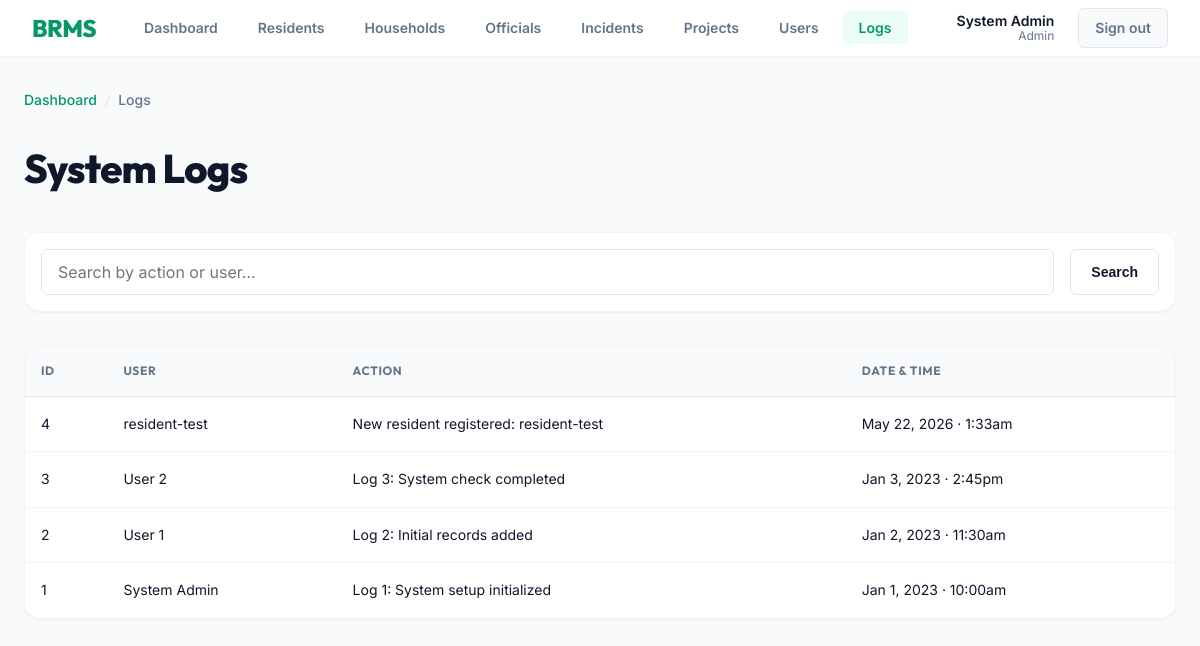
Screenshot of /logs/index.php (signed in) with the database file from the repository.
### tables this page shows
CREATE TABLE `tbl_logs` (
  `log_id` int(11) NOT NULL,
  `user_id` int(11) DEFAULT NULL,
  `action` varchar(255) DEFAULT NULL,
  `date_time` datetime DEFAULT NULL
);

CREATE TABLE `tbl_users` (
  `user_id` int(11) NOT NULL,
  `full_name` varchar(100) DEFAULT NULL,
  `role` varchar(20) DEFAULT NULL,
  `username` varchar(50) DEFAULT NULL,
  `password` varchar(100) DEFAULT NULL,
  `email` varchar(100) DEFAULT NULL
);

### logs/index.php (the view, shortened to what this page needs)
<?php
include '../db.php';
$search = isset($_GET['search']) ? $_GET['search'] : '';
$query = "SELECT l.log_id, u.full_name, l.action, l.date_time
          FROM tbl_logs l
          JOIN tbl_users u ON l.user_id = u.user_id
          WHERE l.action LIKE '%$search%' OR u.full_name LIKE '%$search%'
          ORDER BY l.date_time DESC";
$result = mysqli_query($conn, $query);
?>
<!DOCTYPE html>
<html lang="en">
<head>
    <link rel="stylesheet" href="../style.css">
</head>
<body>
    <?php include '../navbar.php'; ?>
    <div class="page-shell page-content">
        <div class="breadcrumb-bar">
            <a href="../index.php">Dashboard</a>
            <span class="sep">/</span>
            <span>Logs</span>
        </div>
        <div class="page-header">
            <h1>System Logs</h1>
        </div>
        <form method="GET" class="filter-bar" id="logs-filter">
            <input type="text" name="search" class="form-control search-input" placeholder="Search by action or user…" value="<?php echo $search; ?>" id="logs-search">
            <button type="submit" class="btn-secondary">Search</button>
        </form>
        <table class="data-table" id="logs-table">
            <thead>
                <tr>
                    <th>ID</th>
                    <th>User</th>
                    <th>Action</th>
                    <th>Date &amp; Time</th>
                </tr>
            </thead>
            <tbody>
                <?php if (mysqli_num_rows($result) > 0): ?>
                <?php while ($row = mysqli_fetch_assoc($result)): ?>
                <tr>
                    <td><?php echo $row['log_id']; ?></td>
                    <td><?php echo $row['full_name']; ?></td>
                    <td><?php echo $row['action']; ?></td>
                    <td><?php echo date('M j, Y · g:ia', strtotime($row['date_time'])); ?></td>
                </tr>
                <?php endwhile; ?>
                <?php else: ?>
                <tr><td colspan="4"><div class="empty-state"><p>No logs found.</p></div></td></tr>
                <?php endif; ?>
            </tbody>
        </table>
    </div>
</body>
</html>

### style.css (style rules this page uses)
:root { --color-primary: #059669; --color-primary-hover:#047857; --color-primary-light:#ecfdf5; --color-accent: #f59e0b; --color-accent-hover: #d97706; --color-accent-light: #fffbeb; --color-surface: #f8fafc; --color-surface-alt: #ffffff; --color-text: #0f172a; --color-text-muted: #64748b; --color-border: #e2e8f0; --color-border-light: #f1f5f9; --color-danger: #ef4444; --color-danger-soft: #fef2f2; --color-warning: #eab308; --color-warning-soft: #fefce8; --color-success: #10b981; --color-success-soft: #ecfdf5; --color-info: #3b82f6; --color-info-soft: #eff6ff; --space-xs: 0.25rem; --space-sm: 0.5rem; --space-md: 1rem; --space-lg: 1.5rem; --space-xl: 2rem; --space-2xl: 3rem; --space-3xl: 4rem; --font-heading: 'Outfit', system-ui, sans-serif; --font-body: 'Inter', system-ui, sans-serif; --text-xs: 0.75rem; --text-sm: 0.875rem; --text-base: 1rem; --text-md: 1.125rem; --text-lg: 1.5rem; --text-xl: 2rem; --text-2xl: 2.5rem; --radius-sm: 6px; --radius-md: 12px; --radius-lg: 16px; --radius-xl: 24px; --shadow-sm: 0 1px 2px 0 rgb(0 0 0 / 0.05); --shadow-md: 0 4px 6px -1px rgb(0 0 0 / 0.1), 0 2px 4px -2px rgb(0 0 0 / 0.1); --shadow-lg: 0 10px 15px -3px rgb(0 0 0 / 0.1), 0 4px 6px -4px rgb(0 0 0 / 0.1); --ease-out: cubic-bezier(0.16, 1, 0.3, 1); --duration: 200ms; }
*, *::before, *::after { box-sizing: border-box; }
body { font-family: var(--font-body); font-size: var(--text-base); color: var(--color-text); background-color: var(--color-surface); line-height: 1.6; -webkit-font-smoothing: antialiased; margin: 0; padding: 0; }
h1, h2, h3, h4, h5, h6 { font-family: var(--font-heading); color: var(--color-text); margin-top: 0; }
.page-shell { max-width: 1200px; margin: 0 auto; padding: var(--space-xl) var(--space-lg); }
.page-header { display: flex; align-items: center; justify-content: space-between; margin-bottom: var(--space-xl); gap: var(--space-md); }
.page-header h1 { font-size: var(--text-2xl); font-weight: 800; margin: 0; letter-spacing: -0.02em; color: var(--color-text); }
.btn-secondary { display: inline-flex; align-items: center; gap: var(--space-xs); background-color: var(--color-surface-alt); color: var(--color-text); border: 1px solid var(--color-border); padding: 0.75rem 1.25rem; border-radius: var(--radius-sm); font-size: var(--text-sm); font-weight: 600; cursor: pointer; text-decoration: none; transition: all var(--duration) var(--ease-out); }
.data-table { width: 100%; border-collapse: separate; border-spacing: 0; font-size: var(--text-sm); background: var(--color-surface-alt); border-radius: var(--radius-lg); overflow: hidden; box-shadow: var(--shadow-sm); border: 1px solid var(--color-border-light); }
.data-table thead th { background-color: var(--color-surface); font-family: var(--font-heading); font-weight: 700; font-size: var(--text-xs); text-transform: uppercase; letter-spacing: 0.05em; color: var(--color-text-muted); padding: var(--space-md); border-bottom: 1px solid var(--color-border); text-align: left; }
.data-table tbody td { padding: var(--space-md); border-bottom: 1px solid var(--color-border-light); color: var(--color-text); }
.data-table tbody tr:last-child td { border-bottom: none; }
.data-table tbody tr { transition: background-color var(--duration) var(--ease-out); }
.form-control, .form-select { width: 100%; font-family: var(--font-body); font-size: var(--text-base); padding: 0.75rem 1rem; border: 1px solid var(--color-border); border-radius: var(--radius-sm); background-color: var(--color-surface-alt); color: var(--color-text); transition: all var(--duration) var(--ease-out); }
.filter-bar { display: flex; gap: var(--space-md); margin-bottom: var(--space-xl); background: var(--color-surface-alt); padding: var(--space-md); border-radius: var(--radius-lg); box-shadow: var(--shadow-sm); border: 1px solid var(--color-border-light); }
.filter-bar .search-input { flex: 1; }
.breadcrumb-bar { display: flex; align-items: center; gap: var(--space-sm); font-size: var(--text-sm); font-weight: 500; color: var(--color-text-muted); margin-bottom: var(--space-lg); }
.breadcrumb-bar a { color: var(--color-primary); text-decoration: none; }
.breadcrumb-bar .sep { color: var(--color-border); }
.page-content { animation: fadeSlideUp 400ms var(--ease-out) both; }

### rows the page displays
tbl_logs: log_id "4", user.full_name "resident-test", action "New resident registered: resident-test", date_time "May 22, 2026 · 1:33am"
tbl_logs: log_id "3", user.full_name "User 2", action "Log 3: System check completed", date_time "Jan 3, 2023 · 2:45pm"
tbl_logs: log_id "2", user.full_name "User 1", action "Log 2: Initial records added", date_time "Jan 2, 2023 · 11:30am"
tbl_logs: log_id "1", user.full_name "System Admin", action "Log 1: System setup initialized", date_time "Jan 1, 2023 · 10:00am"

### other values shown
$_SESSION['full_name'] "System Admin"
$_SESSION['role'] "Admin"
